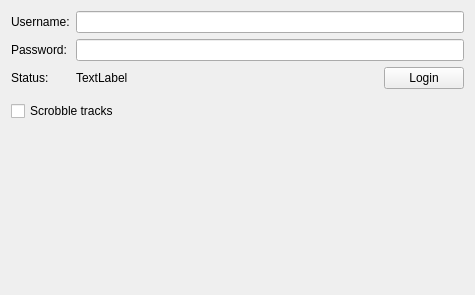
<?xml version="1.0" encoding="UTF-8"?>
<ui version="4.0">
 <class>ScrobblingSettings</class>
 <widget class="QWidget" name="ScrobblingSettings">
  <property name="geometry">
   <rect>
    <x>0</x>
    <y>0</y>
    <width>475</width>
    <height>295</height>
   </rect>
  </property>
  <layout class="QFormLayout" name="formLayout">
   <item row="0" column="0">
    <widget class="BuddyLabel" name="label_2">
     <property name="text">
      <string>Username:</string>
     </property>
     <property name="buddy">
      <cstring>user</cstring>
     </property>
    </widget>
   </item>
   <item row="0" column="1">
    <widget class="LineEdit" name="user"/>
   </item>
   <item row="1" column="0">
    <widget class="BuddyLabel" name="label_3">
     <property name="text">
      <string>Password:</string>
     </property>
     <property name="buddy">
      <cstring>pass</cstring>
     </property>
    </widget>
   </item>
   <item row="1" column="1">
    <widget class="LineEdit" name="pass">
     <property name="echoMode">
      <enum>QLineEdit::Password</enum>
     </property>
    </widget>
   </item>
   <item row="2" column="0">
    <widget class="BuddyLabel" name="label_5">
     <property name="text">
      <string>Status:</string>
     </property>
     <property name="buddy">
      <cstring>loginButton</cstring>
     </property>
    </widget>
   </item>
   <item row="2" column="1">
    <layout class="QHBoxLayout" name="horizontalLayout">
     <item>
      <widget class="QLabel" name="loginStatusLabel">
       <property name="sizePolicy">
        <sizepolicy hsizetype="MinimumExpanding" vsizetype="Preferred">
         <horstretch>0</horstretch>
         <verstretch>0</verstretch>
        </sizepolicy>
       </property>
       <property name="text">
        <string>TextLabel</string>
       </property>
      </widget>
     </item>
     <item>
      <widget class="QPushButton" name="loginButton">
       <property name="sizePolicy">
        <sizepolicy hsizetype="Preferred" vsizetype="Fixed">
         <horstretch>0</horstretch>
         <verstretch>0</verstretch>
        </sizepolicy>
       </property>
       <property name="text">
        <string>Login</string>
       </property>
      </widget>
     </item>
    </layout>
   </item>
   <item row="3" column="0" colspan="2">
    <widget class="MessageWidget" name="messageWidget">
     <property name="frameShape">
      <enum>QFrame::StyledPanel</enum>
     </property>
     <property name="frameShadow">
      <enum>QFrame::Raised</enum>
     </property>
    </widget>
   </item>
   <item row="4" column="0" colspan="2">
    <widget class="QCheckBox" name="enableScrobbling">
     <property name="text">
      <string>Scrobble tracks</string>
     </property>
    </widget>
   </item>
   <item row="5" column="0">
    <spacer name="verticalSpacer">
     <property name="orientation">
      <enum>Qt::Vertical</enum>
     </property>
     <property name="sizeHint" stdset="0">
      <size>
       <width>20</width>
       <height>6</height>
      </size>
     </property>
    </spacer>
   </item>
  </layout>
 </widget>
 <customwidgets>
  <customwidget>
   <class>LineEdit</class>
   <extends>QLineEdit</extends>
   <header>support/lineedit.h</header>
  </customwidget>
  <customwidget>
   <class>BuddyLabel</class>
   <extends>QLabel</extends>
   <header>support/buddylabel.h</header>
  </customwidget>
  <customwidget>
   <class>MessageWidget</class>
   <extends>QFrame</extends>
   <header>support/messagewidget.h</header>
   <container>1</container>
  </customwidget>
 </customwidgets>
 <resources/>
 <connections/>
</ui>
